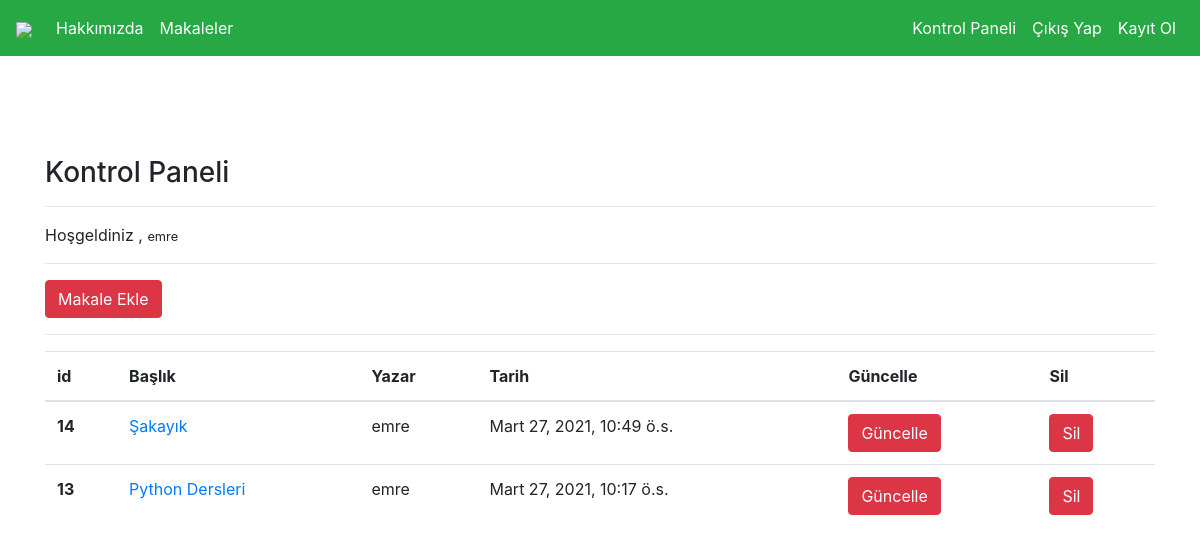
The page /articles/dashboard/ (signed in) on the database its author committed.
### article/models.py (models this page shows, shortened)
class Article(models.Model):
    author = models.ForeignKey('auth.User',on_delete=models.CASCADE,verbose_name='Yazar')
    title = models.CharField(max_length=50,verbose_name='Baslık')
    content = RichTextField(verbose_name='İçerik')
    created_date = models.DateTimeField(auto_now_add=True,verbose_name='Oluşturulma Tarihi')
    article_image = models.FileField(blank=True,null=True,verbose_name='Makaleye Fotoğraf Ekle')
    class Meta:
        ordering = ['-created_date']

### article/views.py (the view)
# urls.py: path('dashboard/',views.dashboard, name = "dashboard"),
@login_required(login_url="user:login")
def dashboard(request):
    articles=Article.objects.filter(author=request.user)
    context={
        "articles":articles
    }
    return render(request,'dashboard.html',context)

### templates/dashboard.html
{% extends "layout.html" %}
{% block body %}
<h3>Kontrol Paneli</h3>
<hr>
<p>Hoşgeldiniz , <small>{{request.user.username}}</small></p>
<hr>
<a class = "btn btn-danger" href="{%url 'article:addarticle' %}">Makale Ekle</a>
<hr>
{% if articles %}
<table class="table">
  <thead>
    <tr>
      <th scope="col">id</th>
      <th scope="col">Başlık</th>
      <th scope="col">Yazar</th>
      <th scope="col">Tarih</th>
      <th scope="col">Güncelle</th>
      <th scope="col">Sil</th>
    </tr>
  </thead>
  <tbody>
    {% for article in articles  %}
        <tr>
            <th scope="row">{{article.id}}</th>
            <td><a href="{%url 'article:detail' article.id%}">{{article.title}}</a></td>
            <td>{{article.author}}</td>
            <td>{{article.created_date}}</td>
            <td><a href="{%url 'article:update' article.id%}" class="btn btn-danger">Güncelle</a></td>
            <td><a href="{%url 'article:delete' article.id%}" class="btn btn-danger">Sil</a></td>
        </tr>
    {% endfor %}
  </tbody>
</table>
{% else %}
<div class="alert alert-danger">
    Henüz Bir Makaleniz Bulunmuyor
</div>
{% endif %}
{% endblock body %}

### rows shown on the page
Article: id "14", title "Şakayık", author "emre", created_date "Mart 27, 2021, 10:49 ö.s."
Article: id "13", title "Python Dersleri", author "emre", created_date "Mart 27, 2021, 10:17 ö.s."

### other values the page prints
{{ request.user.username }} "emre"
